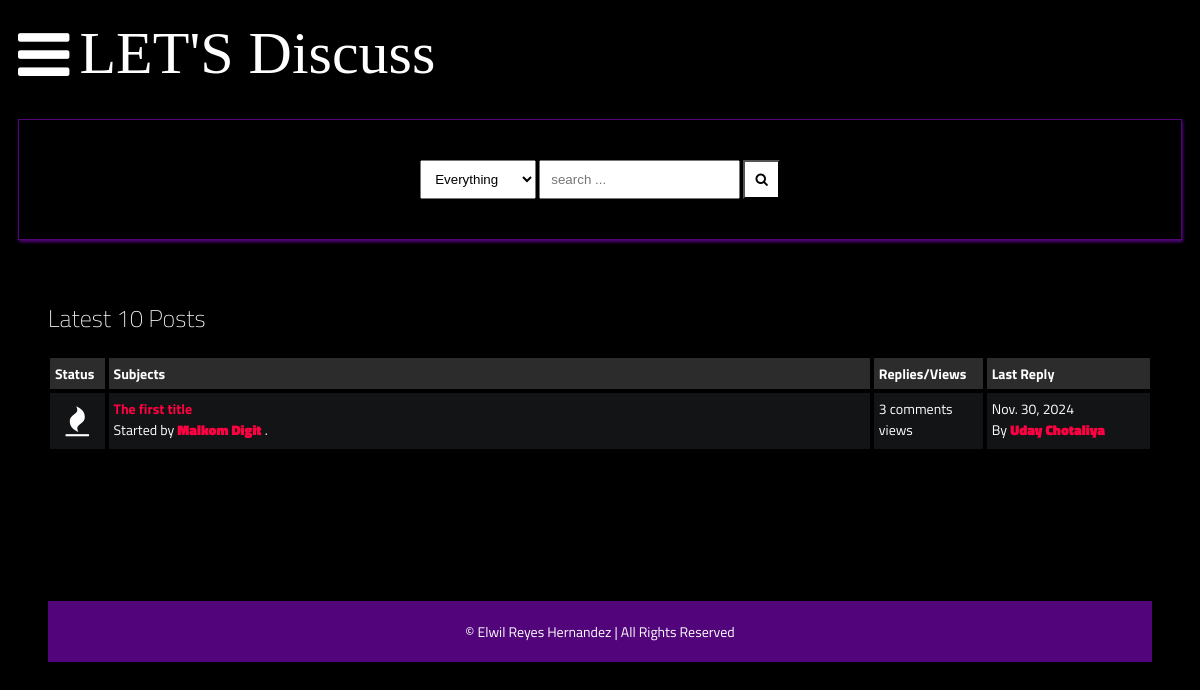
The app's page /latest_posts, older data.
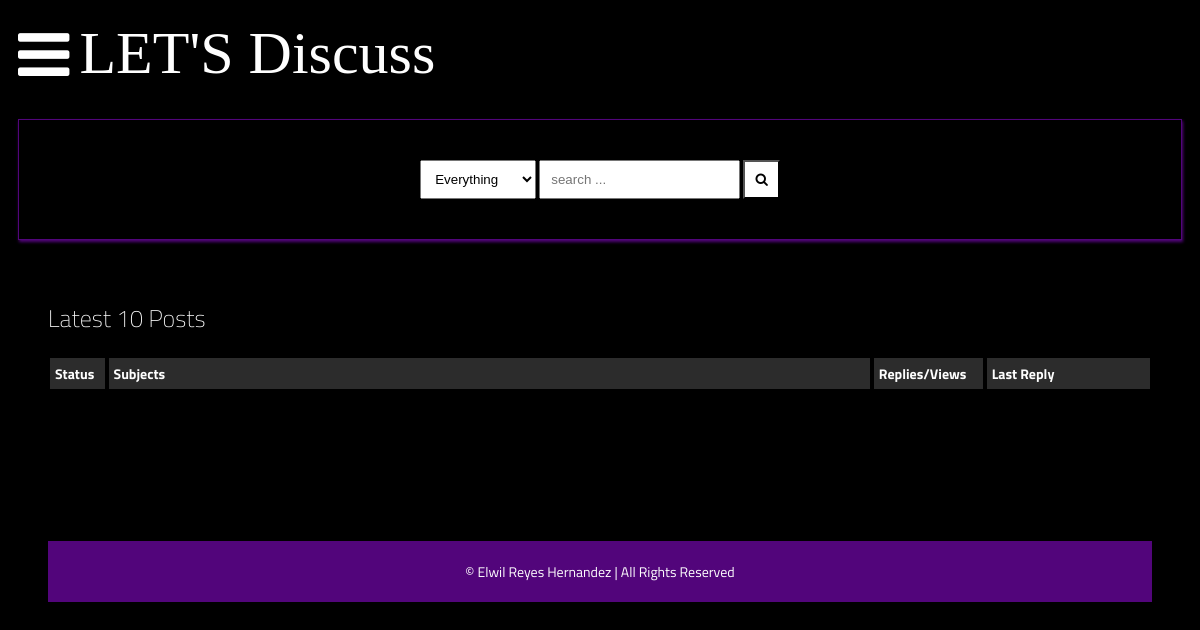
The same page, newer data.
### main/models.py (models this page shows, shortened)
class Post(models.Model):
    title = models.CharField(max_length=400)
    slug = models.SlugField(max_length=400, unique=True, blank=True)
    user = models.ForeignKey(Author, on_delete=models.CASCADE)
    content = HTMLField()
    categories = models.ManyToManyField(Category)
    date = models.DateTimeField(auto_now_add=True)
    approved = models.BooleanField(default=False)
    hit_count_generic = GenericRelation(HitCount, object_id_field='object_pk',
        related_query_name='hit_count_generic_relation'
    )
    tags = TaggableManager()
    comments = models.ManyToManyField(Comment, blank=True)
    closed = models.BooleanField(default=False)
    state = models.CharField(max_length=40, default="zero")
    def get_url(self):
        return reverse("detail", kwargs={
            "slug":self.slug
        })
    @property
    def num_comments(self):
        return self.comments.count()
    @property
    def last_reply(self):
        return self.comments.latest("date")

class Author(models.Model):
    user = models.ForeignKey(User, on_delete=models.CASCADE)
    fullname = models.CharField(max_length=40, blank=True)
    slug = slug = models.SlugField(max_length=400, unique=True, blank=True, default="")
    bio = HTMLField(null=True, blank=True)
    points = models.IntegerField(default=0)
    profile_pic = ResizedImageField(size=[50, 80], quality=100, upload_to="authors", default="user.jpg", null=True, blank=True)

class Comment(models.Model):
    user = models.ForeignKey(Author, on_delete=models.CASCADE)
    content = models.TextField()
    date = models.DateTimeField(auto_now_add=True)
    replies = models.ManyToManyField(Reply, blank=True)

### main/views.py (the view)
# urls.py: path("latest_posts", latest_posts, name="latest_posts"),
def latest_posts(request):
    posts = Post.objects.all().filter(approved=True)[:10]
    context = {
        "posts":posts,
        "title": "OZONE: Latest 10 Posts"
    }
    return render(request, "latest-posts.html", context)

### main/context_processors.py (called while the page is built, shortened)
def searchFunction(request):
    search_context = {}
    posts = Post.objects.all()
    return search_context

### templates/latest-posts.html
{% extends 'base.html' %}
{% load hitcount_tags %}
{% block content %}
    <div class="container">
        <div class="navigate">
            <span>Latest 10 Posts</span>
        </div>
        <div class="posts-table">
            <div class="table-head">
                <div class="status">Status</div>
                <div class="subjects">Subjects</div>
                <div class="replies">Replies/Views</div>
                <div class="last-reply">Last Reply</div>
            </div>
            {% for post in posts %}
            <div class="table-row">
                <div class="status"><i class="fa fa-fire"></i></div>
                <div class="subjects">
                    <a href="{{post.get_url}}">{{post.title}}</a>
                    <br>
                    <span>Started by <b><a href="">{{post.user.fullname|title}}</a></b> .</span>
                </div>
                <div class="replies">
                    {{post.num_comments}} comments <br> {% get_hit_count for post %} views
                </div>
                <div class="last-reply">
                    {{post.last_reply.date|date}}
                    <br>By <b><a href="">{{post.last_reply.user.fullname|title}}</a></b>
                </div>
            </div>
            {% endfor %}
        </div>
    {% endblock content %}

Row changes from the older to the newer data that the page shows:
removed Post: title "The first title", user.fullname "Malkom Digit", num_comments "3", last_reply "Nov. 30, 2024", last_reply.user.fullname "Uday Chotaliya"
